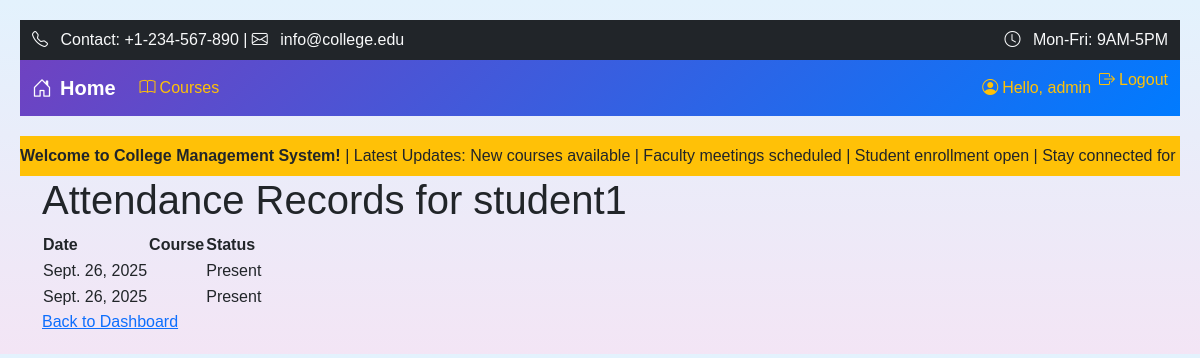
Before: /faculty/student-attendance/1/ (signed in) with the older database file.
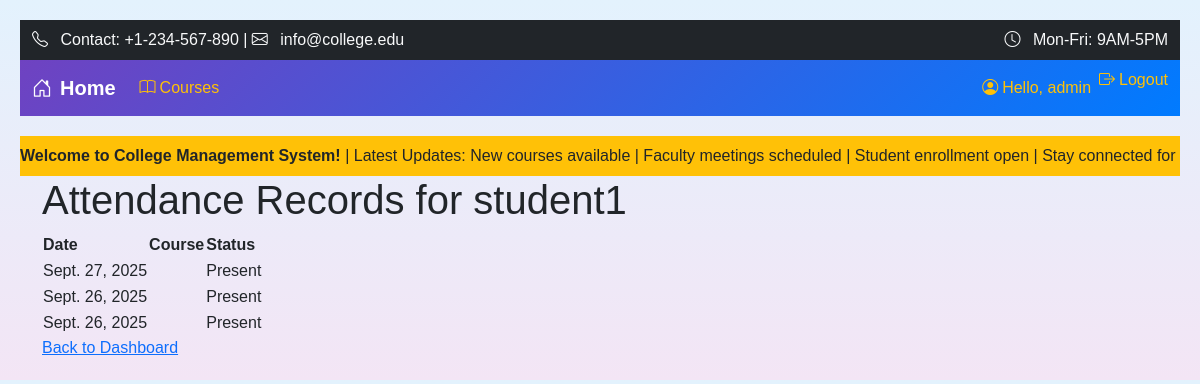
After: the same page with the newer database file.
### users/models.py (models this page shows, shortened)
class CustomUser(AbstractUser):
    ROLE_CHOICES = (
        ('admin', 'Admin'),
        ('student', 'Student'),
        ('faculty', 'Faculty'),
    )
    role = models.CharField(max_length=10, choices=ROLE_CHOICES, default='student')

### students/models.py (models this page shows, shortened)
class Student(models.Model):
    user = models.OneToOneField(CustomUser, on_delete=models.CASCADE)
    roll_no = models.CharField(max_length=20, unique=True)
    fees_status = models.CharField(max_length=20, default="Pending")

### attendance/models.py (models this page shows, shortened)
class Attendance(models.Model):
    enrollment = models.ForeignKey(Enrollment, on_delete=models.CASCADE, null=True, blank=True)
    date = models.DateField()
    status = models.CharField(max_length=10, choices=(("Present","Present"), ("Absent","Absent")))

### faculty/views.py (the view)
# urls.py: path('student-attendance/<int:student_id>/', views.view_student_attendance, name='view_student_attendance'),
@login_required(login_url='users:login')
def view_student_attendance(request, student_id):
    student = get_object_or_404(Student, id=student_id)
    enrollments = student.enrollments.all()
    records = Attendance.objects.filter(enrollment__in=enrollments).select_related('enrollment').order_by('-date')
    context = {'student': student, 'records': records, 'enrollments': enrollments}
    return render(request, 'faculty/student_attendance.html', context)

### templates/faculty/student_attendance.html (shortened to what this page needs)
{% extends 'base.html' %}
{% block content %}
<h1>Attendance Records for {{ student.user.get_full_name|default:student.user.username }}</h1>
<table>
    <thead>
        <tr>
            <th>Date</th>
            <th>Course</th>
            <th>Status</th>
        </tr>
    </thead>
    <tbody>
        {% for record in records %}
        <tr>
            <td>{{ record.date }}</td>
            <td>{{ record.course.name }}</td>
            <td>{{ record.status }}</td>
        </tr>
        {% endfor %}
    </tbody>
</table>
<a href="{% url 'faculty:dashboard' %}">Back to Dashboard</a>
{% endblock %}

### templates/base.html (shortened to what this page needs)
{% load static %}
<!DOCTYPE html>
<html lang="en">
<head>
    <link rel="stylesheet" href="https://cdn.jsdelivr.net/npm/bootstrap@5.3.3/dist/css/bootstrap.min.css">
    <link rel="stylesheet" href="https://cdn.jsdelivr.net/npm/bootstrap-icons@1.11.3/font/bootstrap-icons.css">
</head>
<body>
<div class="top-bar bg-dark text-light py-2">
    <div class="container-fluid">
        <div class="row">
            <div class="col-md-6">
                <i class="bi bi-telephone me-2"></i> Contact: +1-234-567-890 | <i class="bi bi-envelope me-2"></i> info@college.edu
            </div>
            <div class="col-md-6 text-end">
                <i class="bi bi-clock me-2"></i> Mon-Fri: 9AM-5PM
            </div>
        </div>
    </div>
</div>
<nav class="navbar navbar-expand-lg navbar-dark">
    <div class="container-fluid">
        <a class="navbar-brand" href="/"><i class="bi bi-house-door me-2"></i>Home</a>
        <div class="collapse navbar-collapse" id="navbarNav">
        <ul class="navbar-nav me-auto">
            <li class="nav-item"><a href="/courses/" class="nav-link"><i class="bi bi-book me-1"></i>Courses</a></li>
        </ul><ul class="navbar-nav">
                {% if user.is_authenticated %}
                    <li class="nav-item"><span class="nav-link"><i class="bi bi-person-circle me-1"></i>Hello, {{ user.username }}</span></li>
                    <li class="nav-item">
                        <form method="post" action="{% url 'users:logout' %}" class="logout-form">
                            <button type="submit" class="nav-link btn btn-link p-0 border-0 bg-transparent text-light" aria-label="Logout" title="Logout"><i class="bi bi-box-arrow-right me-1"></i>Logout</button>
                        </form>
                    </li>
                {% else %}
                    <li class="nav-item"><a href="{% url 'users:login' %}" class="nav-link"><i class="bi bi-box-arrow-in-right me-1"></i>Login</a></li>
                    <li class="nav-item"><a href="{% url 'users:register' %}" class="nav-link"><i class="bi bi-person-plus me-1"></i>Register</a></li>
                {% endif %}
            </ul>
        </div>
    </div>
</nav>
<div class="marquee bg-warning text-dark py-2 overflow-hidden">
    <div class="marquee-content">
        <strong>Welcome to College Management System!</strong> | Latest Updates: New courses available | Faculty meetings scheduled | Student enrollment open | Stay connected for more news!
    </div>
</div>
<div class="container">
    {% block content %}{% endblock %}
</div>
</body>
</html>

### templates/base.html (style rules this page uses)
:root { --primary-color: #007bff; --accent-color: #28a745; --text-dark: #212529; --text-light: #ffffff; }
body { padding: 10px; background: linear-gradient(to bottom, #e3f2fd, #f3e5f5); color: var(--text-dark); font-family: 'Arial', sans-serif; }
@media (min-width: 768px) { body { padding: 20px; } }
.navbar { margin-bottom: 20px; background: linear-gradient(135deg, #6f42c1, #007bff) !important; }
.navbar-brand { color: var(--text-light) !important; font-weight: bold; }
.nav-link { color: #ffc107 !important; }
.btn { border-radius: 8px; }
.marquee { overflow: hidden; white-space: nowrap; }
.marquee-content { display: inline-block; animation: marquee 20s linear infinite; }
.logout-form { display: inline; }

Changed rows visible on the page:
added Attendance: date "Sept. 27, 2025", status "Present"
